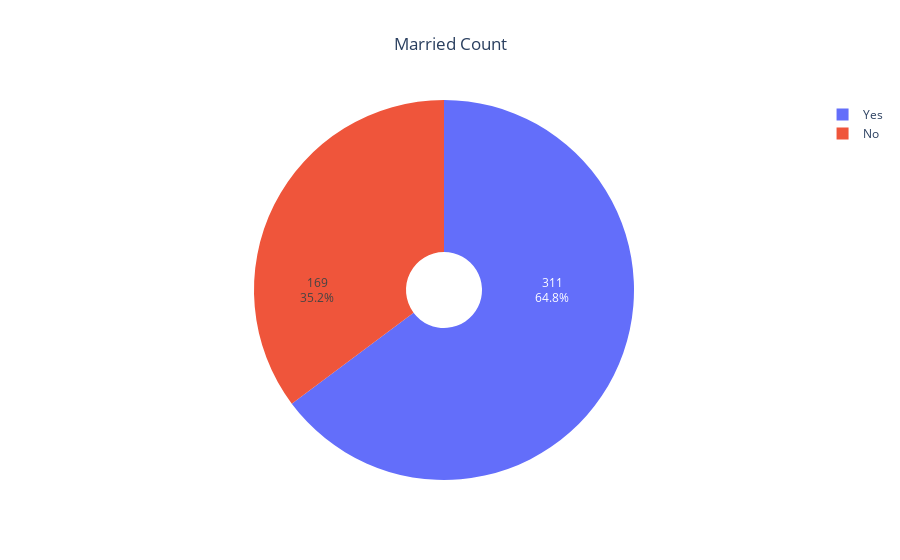

The cell this chart's notebook holds for it:
### Code cell
#marriage distribution


df_Married=df_loan['Married'].value_counts().to_frame().reset_index().rename(columns={'index':'Married','Married':'count'})


fig = go.Figure([go.Pie(labels=df_Married['Married'], values=df_Married['count'],hole=0.2)])

fig.update_traces(hoverinfo='label+percent', textinfo='value+percent', textfont_size=12,insidetextorientation='radial')

fig.update_layout(title="Married Count",title_x=0.5)
fig.show()

### Figure 1 — Plotly figure (JSON) as saved in the notebook; plotly's stock layout.template omitted (floating-point values rounded to 4 significant figures)
{"data": [{"hole": 0.2, "hoverinfo": "label+percent", "insidetextorientation": "radial", "labels": ["Yes", "No"], "textfont": {"size": 12}, "textinfo": "value+percent", "type": "pie", "values": [311, 169]}], "layout": {"title": {"text": "Married Count", "x": 0.5}}}
